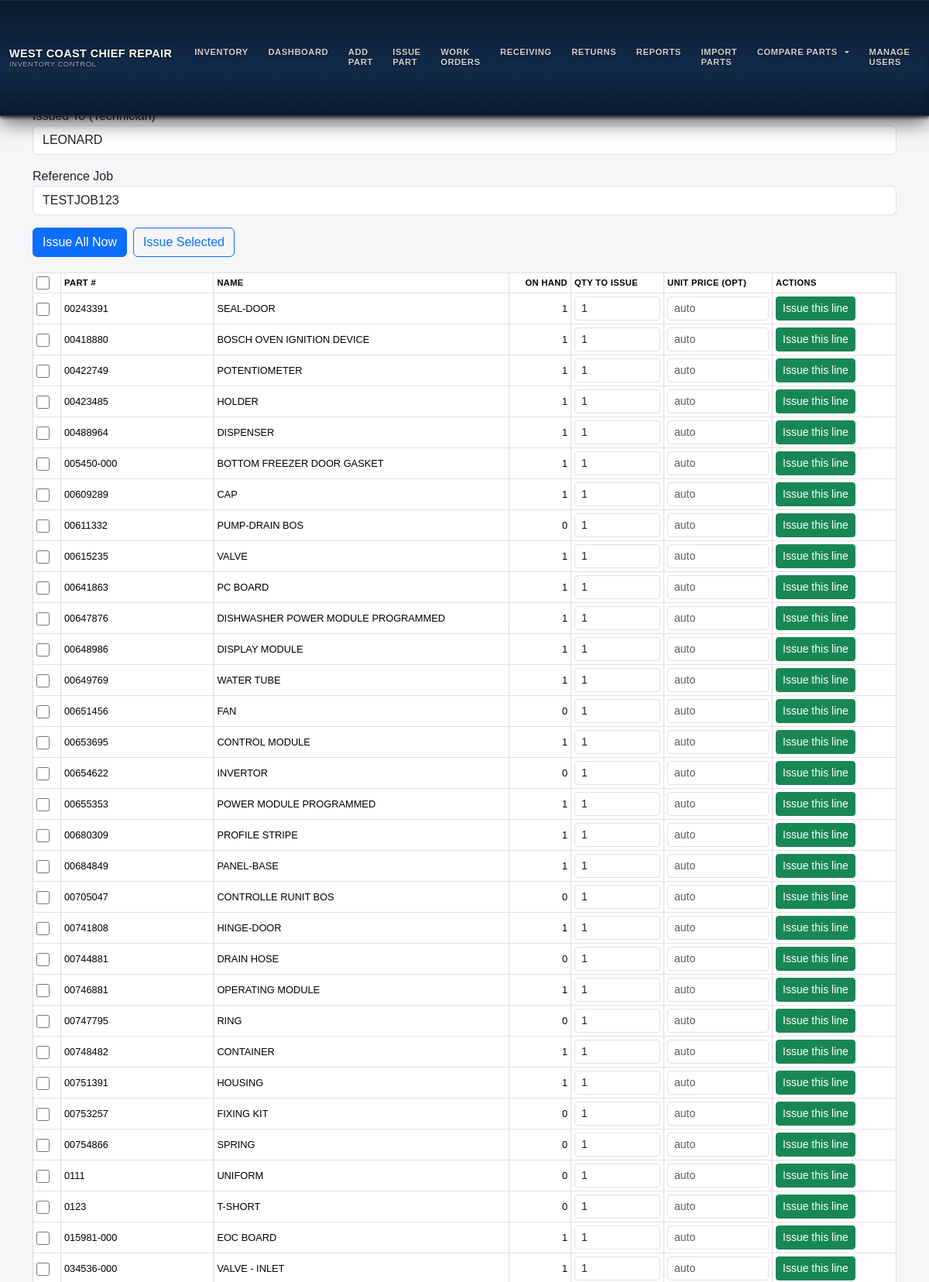
/issue_ui (signed in, upper part), run on the app's committed database.
### models.py (models this page shows, shortened)
class User(UserMixin, db.Model):
    id = db.Column(db.Integer, primary_key=True)
    username = db.Column(db.String(64), unique=True, nullable=False)
    password_hash = db.Column(db.String(128), nullable=False)
    role = db.Column(db.String(20), nullable=False, default=ROLE_TECHNICIAN)
    @property
    def password(self):
        raise AttributeError('password is not a readable attribute')

class Part(db.Model):
    __tablename__ = "part"
    __table_args__ = {"extend_existing": True}
    id = db.Column(db.Integer, primary_key=True)
    name = db.Column(db.String(100), nullable=False)
    part_number = db.Column(db.String(100), unique=True, nullable=False, index=True)
    quantity = db.Column(db.Integer, default=0)
    unit_cost = db.Column(db.Float, nullable=False)
    location = db.Column(db.String(100))
    created_at = db.Column(db.DateTime, default=datetime.utcnow)

### inventory/routes.py (the view)
@inventory_bp.get("/issue_ui")
@login_required
def issue_ui():
    parts = Part.query.order_by(Part.part_number).limit(200).all()  # для примера
    technician_name = getattr(current_user, "username", "TECH")     # замени как надо
    canonical_ref = "TESTJOB123"                                    # подставишь свой JOB
    return render_template("issue_ui.html", parts=parts,
                           technician_name=technician_name,
                           canonical_ref=canonical_ref)

### app.py (called while the page is built)
@app.before_request
def restrict_role_routes():
    try:
        if not getattr(current_user, "is_authenticated", False):
            return  # гость — пусть дойдёт до /login
        ep = (request.endpoint or "").strip()
        role = (getattr(current_user, "role", "") or "").strip().lower()
        if role == "technician":
            if ep in ALLOWED_TECH_ENDPOINTS or ep.endswith(".health") or ep.endswith(".ping"):
                return
            return redirect(url_for("inventory.wo_list"))
        if role == "viewer":
            if ep in ALLOWED_VIEWER_ENDPOINTS or ep.endswith(".health") or ep.endswith(".ping"):
                return
            return redirect(url_for("inventory.wo_list"))
        return
    except Exception:
        try:
            return redirect(url_for("inventory.wo_list"))
        except Exception:
            return

### auth/routes.py (called while the page is built)
@login_manager.user_loader
def load_user(user_id):
    return User.query.get(int(user_id))

### templates/issue_ui.html (shortened to what this page needs)
{% extends "base.html" %}
{% block content %}
<h3>Issue UI (demo)</h3>
<div class="mb-3">
  <label>Issued To (Technician)</label>
  <input id="tech_name" class="form-control" value="{{ technician_name }}"
         list="technicianListIssue2">
</div>
<div class="mb-3">
  <label>Reference Job</label>
  <input id="canonical_ref" class="form-control" value="{{ canonical_ref }}">
</div>
<div class="d-flex gap-2 mb-3">
  <button id="btn-issue-all" class="btn btn-primary">Issue All Now</button>
  <button id="btn-issue-selected" class="btn btn-outline-primary">Issue Selected</button>
</div>
<table class="table table-sm table-bordered align-middle">
  <thead>
    <tr>
      <th style="width:36px;"><input type="checkbox" id="chk-all"></th>
      <th>Part #</th>
      <th>Name</th>
      <th class="text-end">On hand</th>
      <th style="width:120px;">Qty to issue</th>
      <th style="width:140px;">Unit price (opt)</th>
      <th style="width:160px;">Actions</th>
    </tr>
  </thead>
  <tbody>
  {% for p in parts %}
    <tr data-part-id="{{ p.id }}">
      <td><input type="checkbox" class="row-chk"></td>
      <td>{{ p.part_number }}</td>
      <td>{{ p.name }}</td>
      <td class="text-end">{{ p.quantity }}</td>
      <td><input type="number" class="form-control form-control-sm qty-issue" min="0" value="1"></td>
      <td><input type="text" class="form-control form-control-sm unit-price" placeholder="auto"></td>
      <td>
        <button class="btn btn-sm btn-success btn-issue-line">Issue this line</button>
      </td>
    </tr>
  {% endfor %}
  </tbody>
</table>
{% endblock %}

### static/style.css (style rules this page uses)
body { font-family: Arial, sans-serif; background-color:#f6f6f6; padding:20px; margin:0; }
table { width:100%; border-collapse:collapse; margin-top:20px; }
table th, table td { padding:10px; border:1px solid #ddd; text-align:left; }
input[type="checkbox"], .form-check-input { width: 1.05rem !important; height: 1.05rem !important; display: inline-block !important; vertical-align: middle !important; appearance: auto !important; -webkit-appearance: checkbox !important; -moz-appearance: checkbox !important; background: initial !important; border: initial !important; opacity: 1 !important; pointer-events: auto !important; cursor: pointer !important; }

### templates/base.html (style rules this page uses)
body { background-color:#f5f6f8; }
table { font-size:.8rem; }
th { font-weight:600; text-transform:uppercase; letter-spacing:.03em; font-size:.7rem; }

### data on the page
User: username "LEONARD"
Part: part_number "00243391", name "SEAL-DOOR", quantity "1"
Part: part_number "00418880", name "BOSCH OVEN IGNITION DEVICE", quantity "1"
Part: part_number "00422749", name "POTENTIOMETER", quantity "1"
Part: part_number "00423485", name "HOLDER", quantity "1"
Part: part_number "00488964", name "DISPENSER", quantity "1"
Part: part_number "005450-000", name "BOTTOM FREEZER DOOR GASKET", quantity "1"
Part: part_number "00609289", name "CAP", quantity "1"
Part: part_number "00611332", name "PUMP-DRAIN BOS", quantity "0"
Part: part_number "00615235", name "VALVE", quantity "1"
Part: part_number "00641863", name "PC BOARD", quantity "1"
Part: part_number "00647876", name "DISHWASHER POWER MODULE PROGRAMMED", quantity "1"
Part: part_number "00648986", name "DISPLAY MODULE", quantity "1"
Part: part_number "00649769", name "WATER TUBE", quantity "1"
Part: part_number "00651456", name "FAN", quantity "0"
Part: part_number "00653695", name "CONTROL MODULE", quantity "1"
Part: part_number "00654622", name "INVERTOR", quantity "0"
Part: part_number "00655353", name "POWER MODULE PROGRAMMED", quantity "1"
Part: part_number "00680309", name "PROFILE STRIPE", quantity "1"
Part: part_number "00684849", name "PANEL-BASE", quantity "1"
Part: part_number "00705047", name "CONTROLLE RUNIT BOS", quantity "0"
Part: part_number "00741808", name "HINGE-DOOR", quantity "1"
Part: part_number "00744881", name "DRAIN HOSE", quantity "0"
Part: part_number "00746881", name "OPERATING MODULE", quantity "1"
Part: part_number "00747795", name "RING", quantity "0"
Part: part_number "00748482", name "CONTAINER", quantity "1"
Part: part_number "00751391", name "HOUSING", quantity "1"
Part: part_number "00753257", name "FIXING KIT", quantity "0"
Part: part_number "00754866", name "SPRING", quantity "0"
Part: part_number "0111", name "UNIFORM", quantity "0"
Part: part_number "0123", name "T-SHORT", quantity "0"
Part: part_number "015981-000", name "EOC BOARD", quantity "1"
Part: part_number "034536-000", name "VALVE - INLET", quantity "1"
